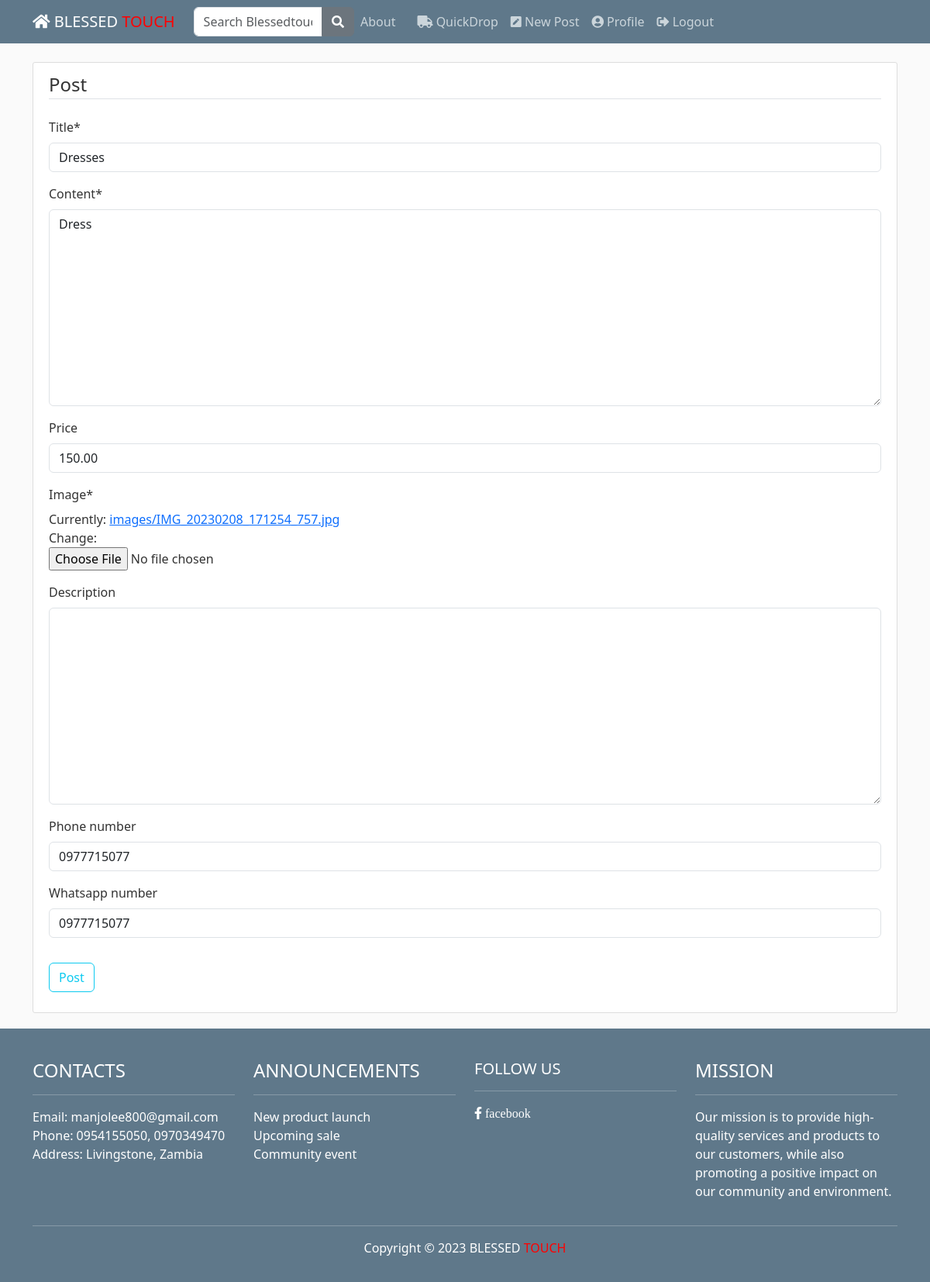
Page /blog/post/5/update/ (signed in) on the committed database.
### blog/models.py (models this page shows, shortened)
class Post(models.Model):
    title = models.CharField(max_length=100)
    content = models.TextField()
    phone_number = models.CharField(max_length=20, null=True, blank=True, unique=True)
    whatsapp_number = models.CharField(max_length=15, null=True, blank=True, unique=True)
    date_posted = models.DateTimeField(default=timezone.now)
    author = models.ForeignKey(User, on_delete=models.CASCADE)
    price = models.DecimalField(max_digits=10, decimal_places=2, blank=True, null=True)
    image = models.ImageField(default="default.jpg", upload_to='images/')
    description = models.TextField(blank=True, null=True)
    tags = TaggableManager()

### blog/views.py (the view, shortened to what this page needs)
# urls.py: path('post/<int:pk>/update/', PostUpdateView.as_view(), name='post-update'),
class PostUpdateView(LoginRequiredMixin, UserPassesTestMixin, UpdateView):
    model = Post
    form_class = PostForm
    template_name = 'blog/post_form.html'
    raise_exception = False
    permission_denied_message = 'You are not allowed to update this post'
    def test_func(self):
        post = self.get_object()
        if self.request.user == post.author:
            return True
        return False

### blog/forms.py
class PostForm(forms.ModelForm):
    class Meta:
        model = Post
        fields = ['title','content','price','image','description', 'phone_number','whatsapp_number']
        widgets = {
            'title': forms.TextInput(attrs={'class': 'form-control'}),
            'content': forms.Textarea(attrs={'class': 'form-control'}),
            'price': forms.NumberInput(attrs={'class': 'form-control'}),
            'image': forms.ClearableFileInput(attrs={'class': 'form-control-file'}),
            'description': forms.Textarea(attrs={'class': 'form-control'}),
            'phone_number': forms.TextInput(attrs={'class': 'form-control'}),
            'whatsapp_number': forms.TextInput(attrs={'class': 'form-control'}),
            }

### templates/blog/post_form.html (shortened to what this page needs)
{% extends "base.html" %}
{% load crispy_forms_filters %}
{% load crispy_forms_tags %}
{% load crispy_forms_filters %}
{% load crispy_forms_tags %}
{% block content %}
<div class="content-section">
    <form action="" method="POST" enctype="multipart/form-data">
        <fieldset class="form-group">
            <legend class="border-bottom mb-4">Post</legend>
            {{ form|crispy }}
        </fieldset>
        <div class="form-group">
            <button class="btn btn-outline-info" type="submit">Post</button>
        </div>
    </form>
</div>
{% endblock content %}

### static/blog/main.css (style rules this page uses)
body { background: #fafafa; color: #333333; margin-top: 5rem; }
.content-section { background: #ffffff; padding: 10px 20px; border: 1px solid #dddddd; border-radius: 3px; margin-bottom: 20px; }

### rows in the picture
Post: title "Dresses", content "Dress", price "150.00", phone_number "0977715077", whatsapp_number "0977715077"
